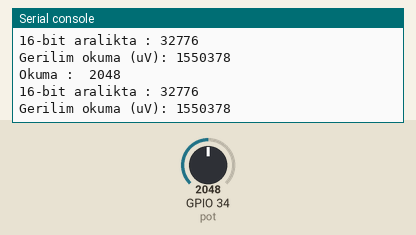
Bench run of a program on a simulated ESP32 board running MicroPython. On the bench: the last lines printed to the serial console. The inputs (shaded band) are chosen by the test bench; at power-on: GPIO 34 (pot) = 2048 (analog values on the 0–4095 scale).

Above: at 1.2 s.
1.3 s: GPIO 34 (pot) set to 2866
At 1.9 s:
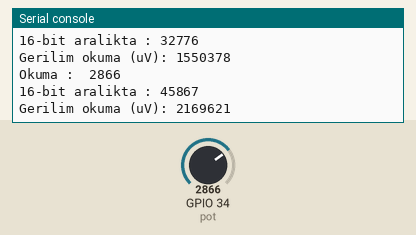
2.8 s: GPIO 34 (pot) set to 3603
At 3.4 s:
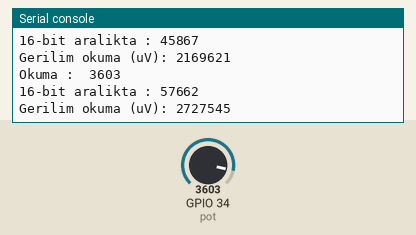
Timing chart, 0 to 5.8 s (numbered marks = the images above; inputs shaded):
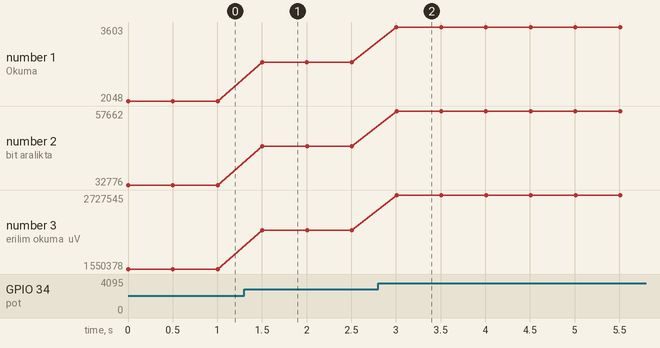

Measured:
- after the input at 1.3 s, the serial console: prints a new line after 0.20 s (image 1)
- after the input at 2.8 s, the serial console: prints a new line after 0.21 s (image 2)
- plotted number 1: 2048 → 2866 after the input at 1.3 s, 2866 → 3603 after the input at 2.8 s
- plotted number 2: 32776 → 45867 after the input at 1.3 s, 45867 → 57662 after the input at 2.8 s
- plotted number 3: 1550378 → 2169621 after the input at 1.3 s, 2169621 → 2727545 after the input at 2.8 s

The program:

bolum2_u23_adctemel.py
```python
from machine import *
import time

pot = ADC(Pin(34))
pot.atten(ADC.ATTN_11DB)
while True:
    print("Okuma : ", pot.read())
    print("16-bit aralikta :", pot.read_u16())
    print("Gerilim okuma (uV):", pot.read_uv())
    time.sleep_ms(500)
```
